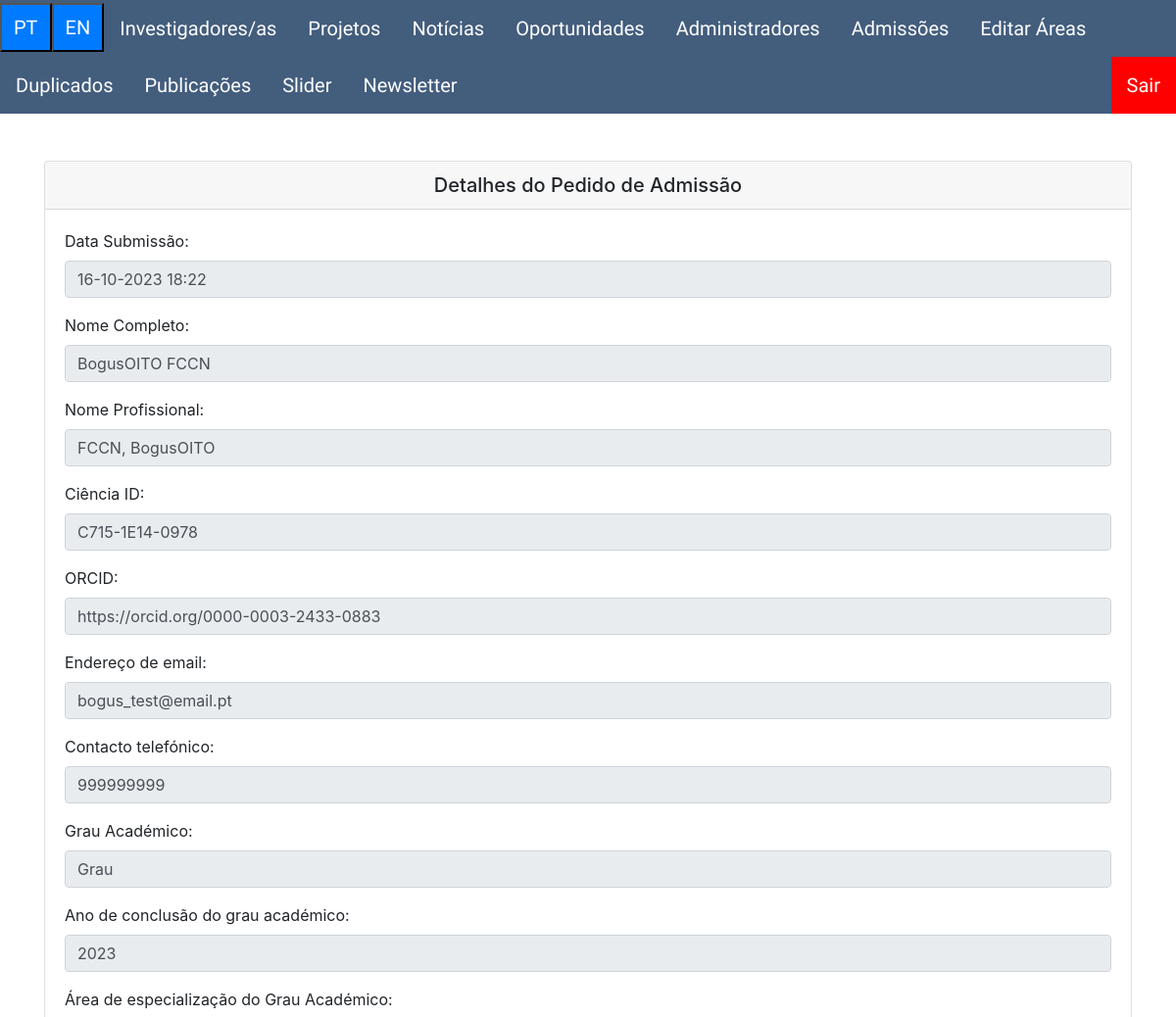
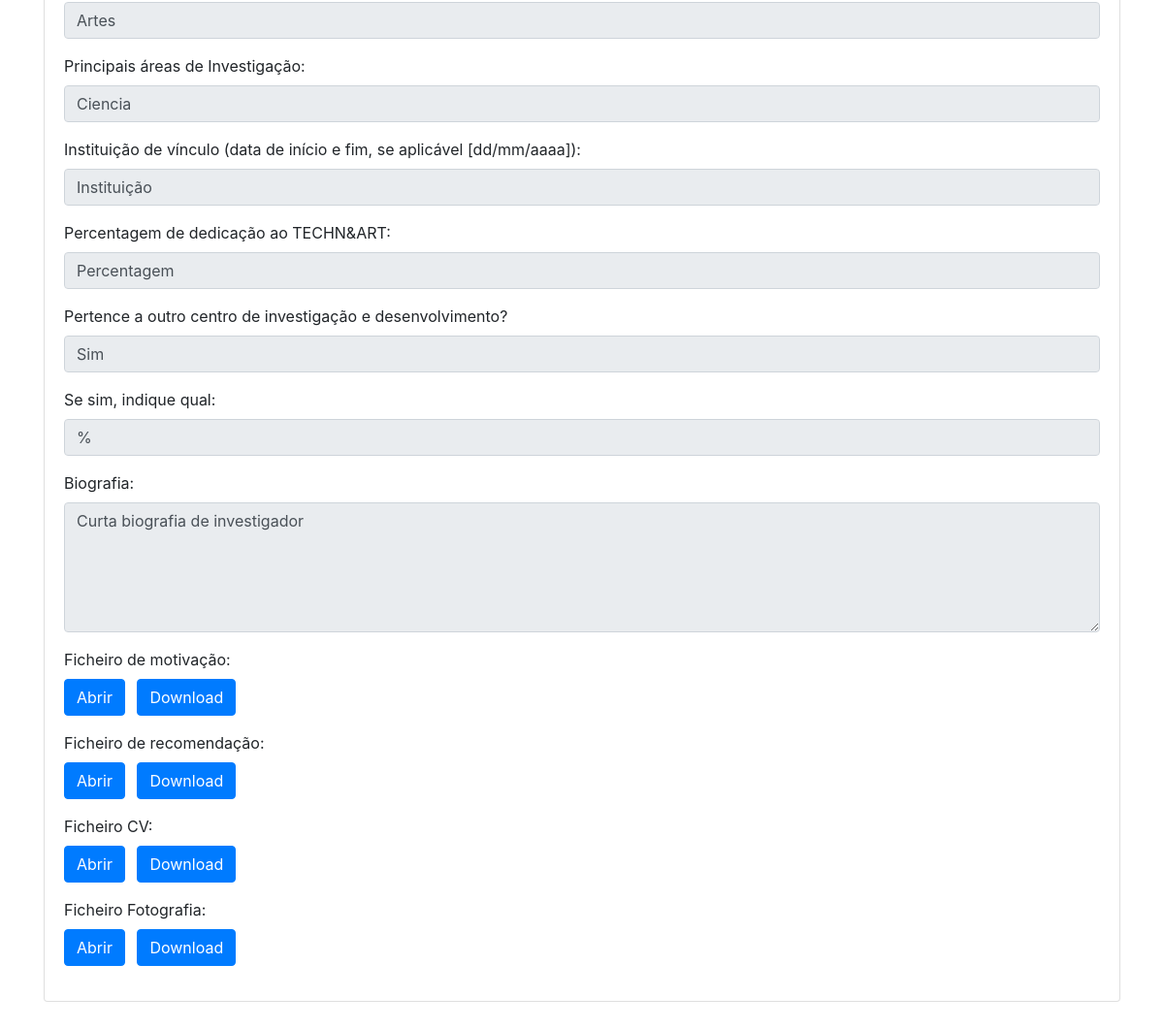
Page /backoffice/admissoes/details.php?id=13 (signed in) on the committed database (2 pictures, top to bottom).
### tables this page shows
CREATE TABLE `admissoes` (
  `id` int(11) NOT NULL AUTO_INCREMENT,
  `nome_completo` varchar(255) NOT NULL,
  `nome_profissional` varchar(255) NOT NULL,
  `ciencia_id` varchar(100) NOT NULL,
  `orcid` varchar(255) NOT NULL,
  `email` varchar(100) NOT NULL,
  `telefone` varchar(20) NOT NULL,
  `grau_academico` varchar(255) NOT NULL,
  `ano_conclusao_academico` varchar(255) NOT NULL,
  `area_academico` varchar(255) NOT NULL,
  `area_investigacao` varchar(255) NOT NULL,
  `instituicao_vinculo` varchar(255) NOT NULL,
  `percentagem_dedicacao` varchar(255) NOT NULL,
  `pertencer_outro` tinyint(1) NOT NULL,
  `outro_texto` text DEFAULT NULL,
  `biografia` text NOT NULL,
  `ficheiro_motivacao` varchar(255) NOT NULL,
  `ficheiro_recomendacao` varchar(255) NOT NULL,
  `ficheiro_cv` varchar(255) NOT NULL,
  `ficheiro_fotografia` varchar(255) NOT NULL,
  `data_criacao` timestamp NOT NULL DEFAULT current_timestamp(),
  PRIMARY KEY (`id`)
);

### backoffice/admissoes/details.php (the view, shortened to what this page needs)
<?php
require "../config/basedados.php";
$id = $_GET["id"];
$file_path = "../assets/ficheiros_admissao/admissao_" . $id . "/";
$sql = "SELECT id, nome_completo, nome_profissional,
        ciencia_id, orcid, email, telefone, grau_academico,
        ano_conclusao_academico, area_academico, area_investigacao,
        instituicao_vinculo, percentagem_dedicacao, pertencer_outro,
        outro_texto, biografia, ficheiro_motivacao, ficheiro_recomendacao,
        ficheiro_cv, ficheiro_fotografia, data_criacao FROM admissoes
        WHERE id = ?";
$stmt = mysqli_prepare($conn, $sql);
mysqli_stmt_bind_param($stmt, 'i', $id);
mysqli_stmt_execute($stmt);
$result = mysqli_stmt_get_result($stmt);
$row = mysqli_fetch_assoc($result);
?>
<link href="https://stackpath.bootstrapcdn.com/bootstrap/4.5.2/css/bootstrap.min.css" rel="stylesheet">
<div class="container-xl mt-5 mb-5">
    <div class="card">
        <h5 class="card-header text-center">Detalhes do Pedido de Admissão</h5>
        <div class="card-body">
            <div class="form-group">
                <label for="nome_completo">Data Submissão:</label>
                <input type="text" class="form-control" id="nome_completo" value="<?= date("d-m-Y H:i", strtotime($row['data_criacao'])) ?>" readonly>
            </div>
            <div class="form-group">
                <label for="nome_completo">Nome Completo:</label>
                <input type="text" class="form-control" id="nome_completo" value="<?= $row['nome_completo']; ?>" readonly>
            </div>
            <div class="form-group">
                <label for="nome_profissional">Nome Profissional:</label>
                <input type="text" class="form-control" id="nome_profissional" value="<?= $row['nome_profissional']; ?>" readonly>
            </div>
            <div class="form-group">
                <label for="ciencia_id">Ciência ID:</label>
                <input type="text" class="form-control" id="ciencia_id" value="<?= $row['ciencia_id']; ?>" readonly>
            </div>
            <div class="form-group">
                <label for="orcid">ORCID:</label>
                <input type="text" class="form-control" id="orcid" value="<?= $row['orcid']; ?>" readonly>
            </div>
            <div class="form-group">
                <label for="email">Endereço de email:</label>
                <input type="email" class="form-control" id="email" value="<?= $row['email']; ?>" readonly>
            </div>
            <div class="form-group">
                <label for="telefone">Contacto telefónico:</label>
                <input type="text" class="form-control" id="telefone" value="<?= $row['telefone']; ?>" readonly>
            </div>
            <div class="form-group">
                <label for="grau_academico">Grau Académico:</label>
                <input type="text" class="form-control" id="grau_academico" value="<?= $row['grau_academico']; ?>" readonly>
            </div>
            <div class="form-group">
                <label for="ano_conclusao_academico">Ano de conclusão do grau académico:</label>
                <input type="text" class="form-control" id="ano_conclusao_academico" value="<?= $row['ano_conclusao_academico']; ?>" readonly>
            </div>
            <div class="form-group">
                <label for="area_academico">Área de especialização do Grau Académico:</label>
                <input type="text" class="form-control" id="area_academico" value="<?= $row['area_academico']; ?>" readonly>
            </div>
            <div class="form-group">
                <label for="area_investigacao">Principais áreas de Investigação:</label>
                <input type="text" class="form-control" id="area_investigacao" value="<?= $row['area_investigacao']; ?>" readonly>
            </div>
            <div class="form-group">
                <label for="instituicao_vinculo">Instituição de vínculo (data de início e fim, se aplicável [dd/mm/aaaa]):</label>
                <input type="text" class="form-control" id="instituicao_vinculo" name="instituicao_vinculo" value="<?= $row['instituicao_vinculo']; ?>" readonly>
            </div>
            <div class="form-group">
                <label for="percentagem_dedicacao">Percentagem de dedicação ao TECHN&ART:</label>
                <input type="text" class="form-control" id="percentagem_dedicacao" name="percentagem_dedicacao" value="<?= $row['percentagem_dedicacao']; ?>" readonly>
            </div>
            <div class="form-group">
                <label for="pertencer_outro">Pertence a outro centro de investigação e desenvolvimento?</label>
                <input type="text" class="form-control" id="pertencer_outro" name="pertencer_outro" value="<?= $row['pertencer_outro'] ? 'Sim' : 'Não'; ?>" readonly>
            </div>
            <div class="form-group">
                <label for="outro_texto">Se sim, indique qual:</label>
                <input type="text" class="form-control" id="outro_texto" name="outro_texto" value="<?= $row['outro_texto']; ?>" readonly>
            </div>
            <div class="form-group">
                <label for="biografia">Biografia:</label>
                <textarea class="form-control" id="biografia" name="biografia" rows="5" readonly><?= $row['biografia']; ?></textarea>
            </div>
            <div class="form-group">
                <form action="download.php" method="post">
                    <label for="ficheiro">Ficheiro de motivação:</label>
                    <input type="hidden" class="form-control" id="ficheiro" name="ficheiro" value="<?= $row['ficheiro_motivacao']; ?>"><br>
                    <a target="_blank" class="mr-2 btn btn-primary" href="<?= $file_path . $row['ficheiro_motivacao']; ?>">Abrir</a>
                    <button class="btn btn-primary" type="submit">Download</button>
                </form>
            </div>
            <div class="form-group">
                <form action="download.php" method="post">
                    <label for="ficheiro">Ficheiro de recomendação:</label>
                    <input type="hidden" class="form-control" id="ficheiro" name="ficheiro" value="<?= $row['ficheiro_recomendacao']; ?>"><br>
                    <a target="_blank" class="mr-2 btn btn-primary" href="<?= $file_path . $row['ficheiro_recomendacao']; ?>">Abrir</a>
                    <button class="btn btn-primary" type="submit">Download</button>
                </form>
            </div>
            <div class="form-group">
                <form action="download.php" method="post">
                    <label for="ficheiro">Ficheiro CV:</label>
                    <input type="hidden" class="form-control" id="ficheiro" name="ficheiro" value="<?= $row['ficheiro_cv']; ?>"><br>
                    <a target="_blank" class="mr-2 btn btn-primary" href="<?= $file_path . $row['ficheiro_cv']; ?>">Abrir</a>
                    <button class="btn btn-primary" type="submit">Download</button>
                </form>
            </div>
            <div class="form-group">
                <form action="download.php" method="post">
                    <label for="ficheiro">Ficheiro Fotografia:</label>
                    <input type="hidden" class="form-control" id="ficheiro" name="ficheiro" value="<?= $row['ficheiro_fotografia']; ?>"><br>
                    <a target="_blank" class="mr-2 btn btn-primary" href="<?= $file_path . $row['ficheiro_fotografia']; ?>">Abrir</a>
                    <button class="btn btn-primary" type="submit">Download</button>
                </form>
            </div>
        </div>
    </div>
</div>

### rows in the picture
admissoes: data_criacao "16-10-2023 18:22", nome_completo "BogusOITO FCCN", nome_profissional "FCCN, BogusOITO", ciencia "C715-1E14-0978", orcid "https://orcid.org/0000-0003-2433-0883", email "bogus_test@email.pt", telefone "999999999", grau_academico "Grau", ano_conclusao_academico "2023", area_academico "Artes", area_investigacao "Ciencia", instituicao_vinculo "Instituição", percentagem_dedicacao "Percentagem", pertencer_outro "Sim", outro_texto "%", biografia "Curta biografia de investigador"
